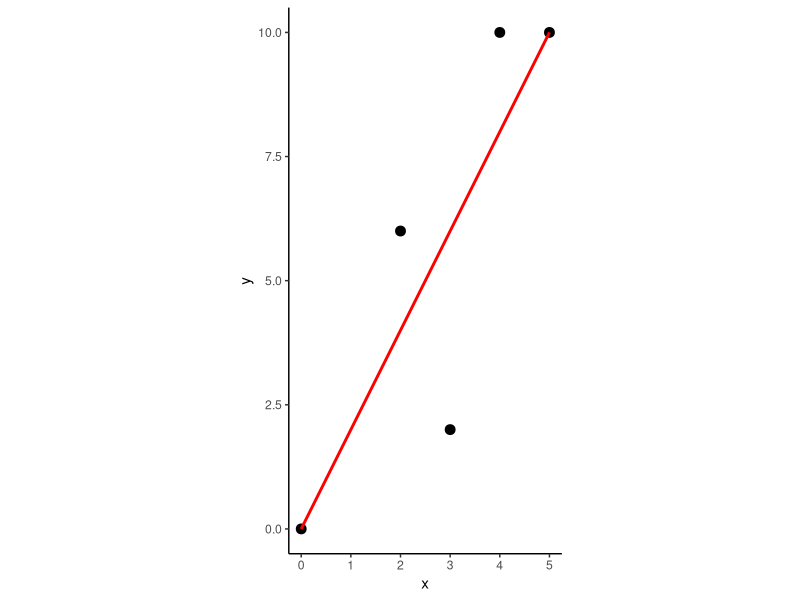

Reproduce this figure in R.
library(ggplot2)
library(dplyr)

x <- c(0, 4, 6, 8, 10)
y <- c(0, 6, 2, 10, 10)

D <- data.frame(x=x/2, y=y)

lm(y ~ x-1, data=D)

ggplot(data=D,aes(x=x,y=y)) + 
  geom_point(size=3) +
  geom_smooth(method=lm, se=FALSE, col='red') +
  coord_equal() +
  theme_classic()

x1 <- c(4, 9, 3)
x2 <- c(1, 8, 3)
x3 <- c(2, 4, 7)

y <- c(6, 5, 1)

X <- matrix(data=c(x1,x2,x3), nrow=3, ncol=3)
solve(t(X) %*% X) %*%t (X) %*% y

x = 23/40
y = 21/40
z = 19/40

3*x + y + 4*z
9*x - 3*y - 2*z


x1 <- c(3, 9, 1)
x2 <- c(1, -3, 1)
x3 <- c(4, -2, 1)

X <- matrix(data=c(x1,x2,x3), nrow=3, ncol=3)
y <- c(8,4,3)

X %*% c(1,1,1)

solve(X) %*% y


x1 <- c(4, 9, 1)
x2 <- c(1, -4, 1)
x3 <- c(4, -2, 0)

D <- data.frame(x1,x2,x3,y)
lm(data=D, y ~ x1 + x2 + x3 - 1)


x1 <- c(3, -1)
x2 <- c(-1, 4)

X <- matrix(data=c(x1, x2), nrow=2, ncol=2)
b <- matrix(c(10,4))

solve(X) %*% b
